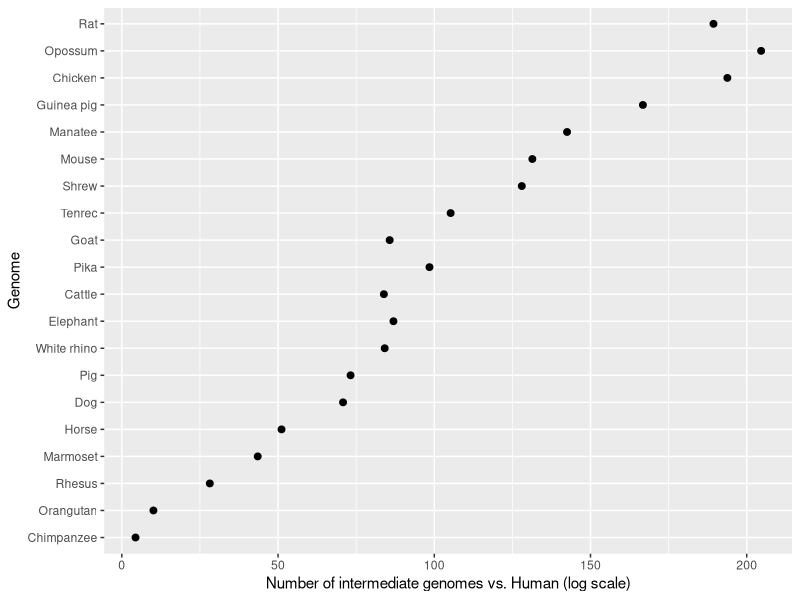
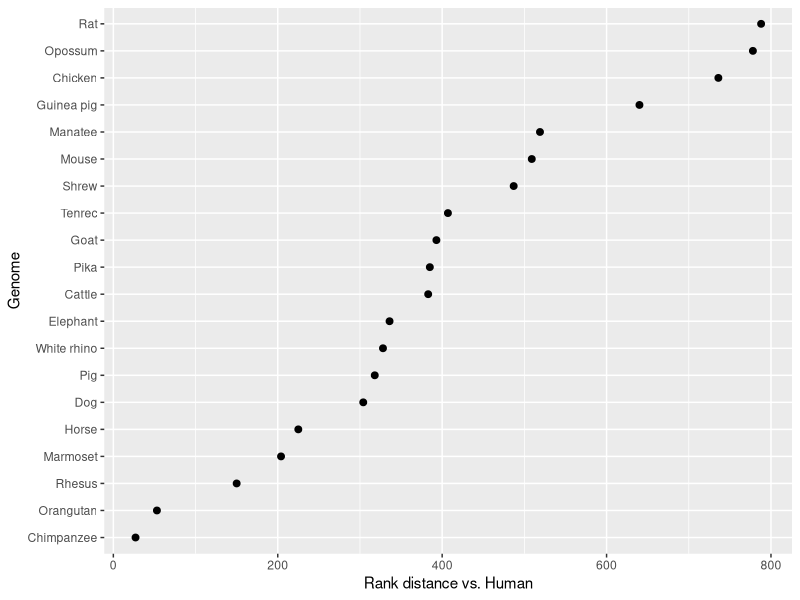
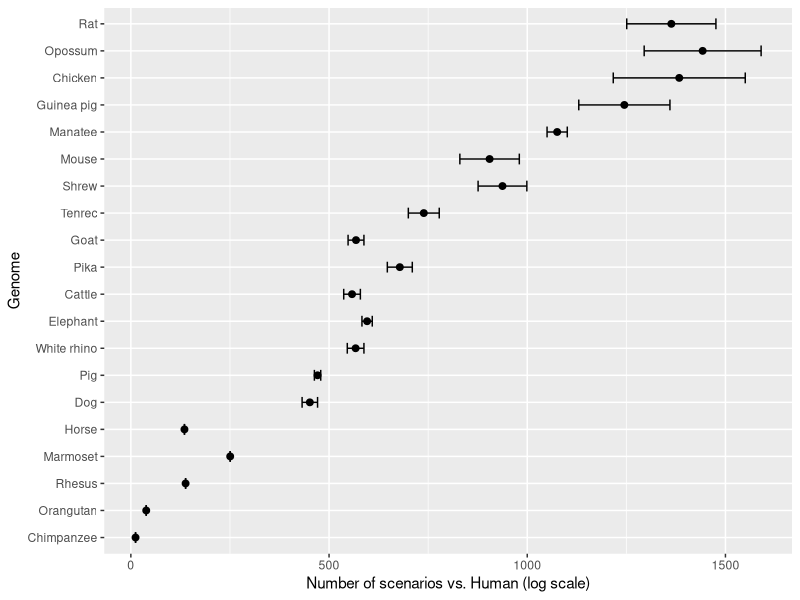
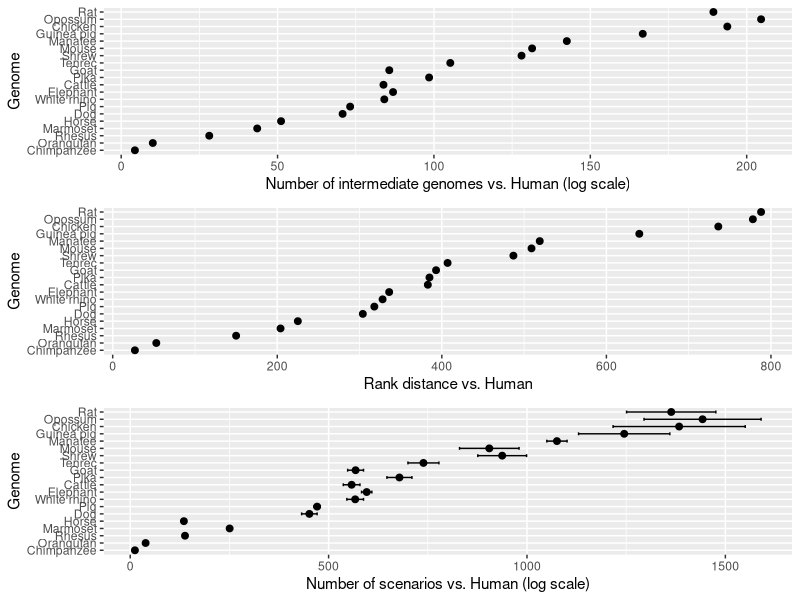

The R source for these figures, in order:
library(ggplot2)
library(dplyr)
library(tidyr)
library(cowplot)

num_to_log10scale <- function (x) {
    parts <- strsplit(x, split = " ")[[1]]
    x <- as.numeric(parts[1])
    # assumes that the 2nd factor is 10 to some power
    y <- as.numeric(substr(parts[3], 5, nchar(parts[3]) - 1))
    log10(x) + y
}

interval_to_log10scale <- function(x) {
    # assumes that x is 10 to some power; the function just extracts the exponent
    # exponent must be between { }
    extremes <- strsplit(substr(x, 2, nchar(x) - 1), split = ",")[[1]]
    start <- as.numeric(gsub("^.*\\{(\\d+)\\}$", "\\1", extremes[1]))
    end <- as.numeric(gsub("^.*\\{(\\d+)\\}$", "\\1", extremes[2]))
    paste("[", start, ",", end, "]", sep = "")
}

data <- read.csv("../data/scenarios.csv", sep = ";")

# Convert Scenarios and Intermediates to log10 scale
data["Intermediates"] <- apply(data["Intermediates"], 1, num_to_log10scale)
data[1:5,]["Scenarios"] <- apply(data[1:5,]["Scenarios"], 1, num_to_log10scale)
data[6:nrow(data),]["Scenarios"] <- apply(data[6:nrow(data),]["Scenarios"], 1, interval_to_log10scale)

# Convert the range values in column "y" to separate minimum and maximum columns
data$scen_min <- as.numeric(gsub("\\[(\\d+),.+", "\\1", data$Scenarios))
data$scen_max <- as.numeric(gsub("\\[.+,(\\d+)]", "\\1", data$Scenarios))

# Sort Genomes by rank distance
data$Genome <- factor(data$Genome, levels = data[order(data$d), "Genome"])


p1 <- ggplot(data, aes(x = Intermediates, y = Genome)) +
    geom_point(size = 2) +
    labs(x = "Number of intermediate genomes vs. Human (log scale)",
         y = "Genome")
p2 <- ggplot(data, aes(x = d, y = Genome)) +
    geom_point(size = 2) +
    labs(x = "Rank distance vs. Human",
         y = "Genome")
p3 <- ggplot(data, aes(x = (scen_min + scen_max) / 2, y = Genome)) +
    geom_point(size = 2) +
    geom_errorbar(aes(xmin = scen_min, xmax = scen_max), width = 0.4) +
    labs(x = "Number of scenarios vs. Human (log scale)",
         y = "Genome")
p4 <- plot_grid(p1, p2, p3, nrow = 3, align = "v")

png("../data/img/ints_vs_human.png")
print(p1)
dev.off()

png("../data/img/d_vs_human.png")
print(p2)
dev.off()

png("../data/img/scen_vs_human.png")
print(p3)
dev.off()

png("../data/img/plots_merged.png")
print(p4)
dev.off()